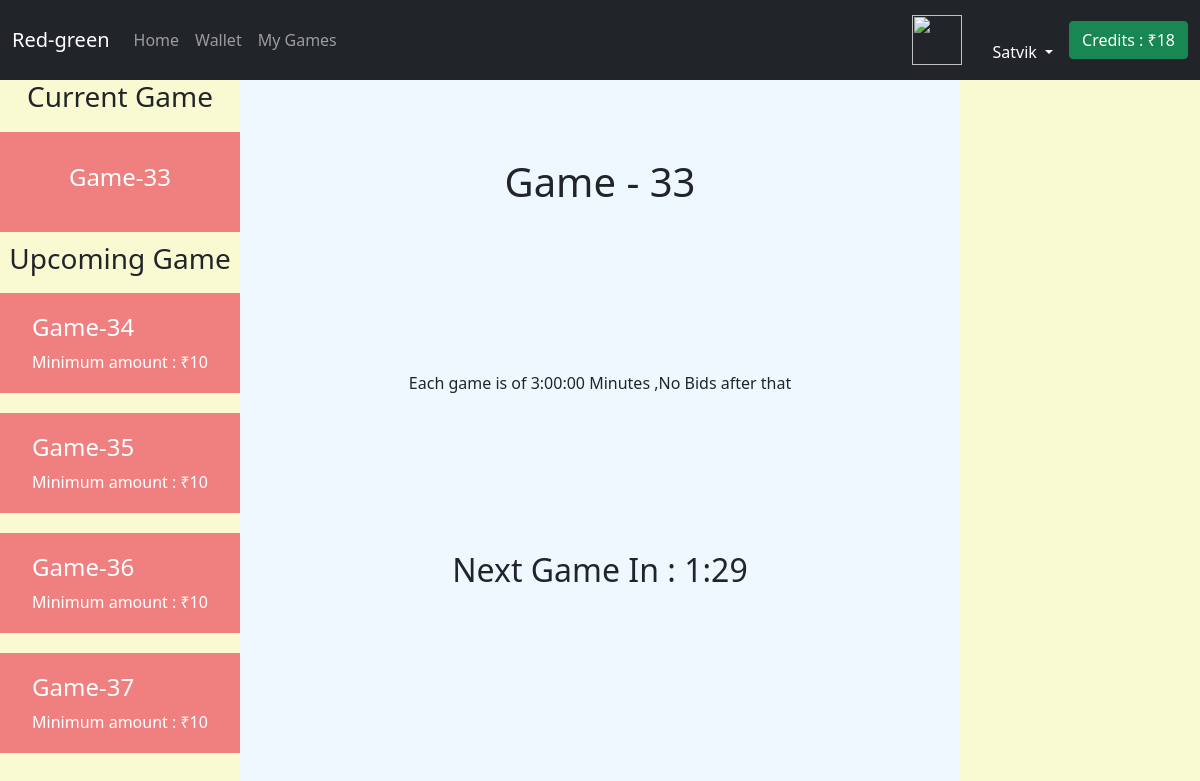
The page / (signed in) on the database as committed earlier.
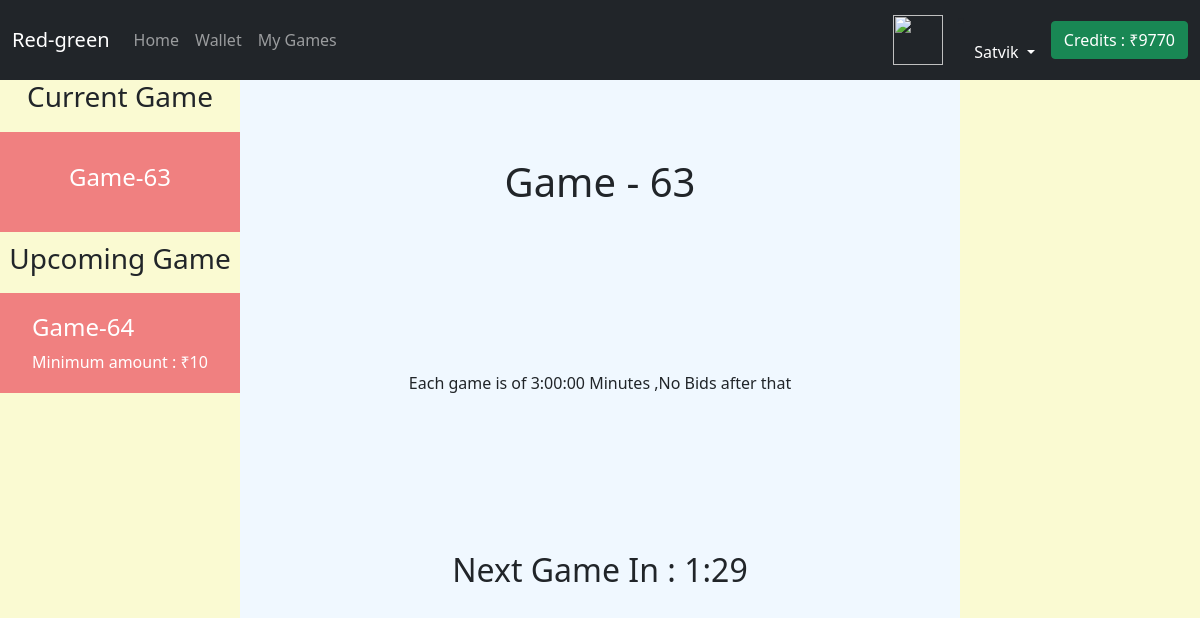
The same page on the database as committed later.
### app/models.py (models this page shows, shortened)
class Customer(models.Model):
    user=models.ForeignKey(User,on_delete=models.CASCADE)
    walletbalance=models.IntegerField()

class Games(models.Model):
    starttime = models.TimeField()

### app/views.py (the view)
# urls.py: path('', views.home ,name = "home"),
def home(request):
    if request.user.is_authenticated:
        customer=Customer.objects.filter(user=request.user).first()
        games = Games.objects.all()
        currentgame = Games.objects.first()
        if Games.objects.count() == 1 :
            Games(starttime = datetime.datetime.now() + datetime.timedelta(minutes = 5) ).save()
        return render(request, 'home.html',{'customer':customer,'games' :games,'currentgame' :currentgame})
    return render(request, 'home.html')

### templates/home.html (shortened to what this page needs)
{% extends 'base.html' %}
{% block addcss %}
<link rel="stylesheet" href="./static/home.css">
{% endblock addcss %}
{% block body %}
<div class="containergame">
<div class="containerleft">
<h3> Current Game </h3>
<div class="upcoming-game">
    <div class="game-info">
        <h4> Game-{{currentgame.id}} </h4>
        </div >
    </div>
 <h3> Upcoming Game </h3>
    {% for game in games %}
    {% if game != currentgame %}
    <div class="upcoming-game">
        <div class="game-info">
        <h4> Game-{{game.id}} </h4>
        <span> Minimum amount : ₹10 </span>
        </div >
    </div>
    {% endif %}
    {% endfor %}
</div>
<div class="containermiddle">
    <h1>Game - {{currentgame.id}}</h1>
     <span > Each game is of 3:00:00 Minutes ,No Bids after that</span>
    <h2> <span id="time"></span> <span id="demo"></span> </h2>
    </div>
<div class="containerright">
</div>
</div>
{% endblock body %}

### templates/base.html (shortened to what this page needs)
<!DOCTYPE html>
<html lang="en">
  <head>
    {% block addcss %}{% endblock addcss %}
    <link href="https://unpkg.com/tailwindcss@^2/dist/tailwind.min.css" rel="stylesheet">
    <link rel="stylesheet" href="https://cdn.jsdelivr.net/npm/bootstrap@5.1.0/dist/css/bootstrap.min.css">
  </head>
  <body>
    <nav class="navbar navbar-expand-lg navbar-dark bg-dark">
  <div class="container-fluid">
    <a class="navbar-brand" href="">Red-green</a>
    <div class="collapse navbar-collapse" id="navbarSupportedContent">
      <ul class="navbar-nav me-auto mb-2 mb-lg-0">
        <li class="nav-item">
          <a class="nav-link " aria-current="page" href="/">Home</a>
        </li>
        <li class="nav-item">
          <a class="nav-link" href="/wallet">Wallet</a>
        </li>
        <li class="nav-item">
          <a class="nav-link" href="/mygames">My Games</a>
        </li>
      </ul>
        {% if request.user.is_authenticated %}
        <a href="/profile"> <img style="width : 50px; height : 50px; border-radius 50%; margin: 0 15px;" src="https://cdn-icons-png.flaticon.com/512/3135/3135715.png"></a>
           <li class="nav-item dropdown ">
              <a class="nav-link dropdown-toggle text-white" href="#" id="profileDropdown" role="button" data-bs-toggle="dropdown" aria-expanded="false">
                {{request.user.username|capfirst}}
              </a>
            </li>
        <a href="/wallet"> <button class="btn btn-success" >Credits : ₹{{customer.walletbalance}}</button></a>
            {% endif %}
    </div>
  </div>
</nav>
    {% block body %} {% endblock body %}
  </body>
</html>

Rows that differ between the two databases and show on the page:
removed Games: id "33"
removed Games: id "34"
removed Games: id "35"
removed Games: id "36"
removed Games: id "37"
changed Customer: walletbalance "18" → "9770"
added Games: id "63"
added Games: id "64"
